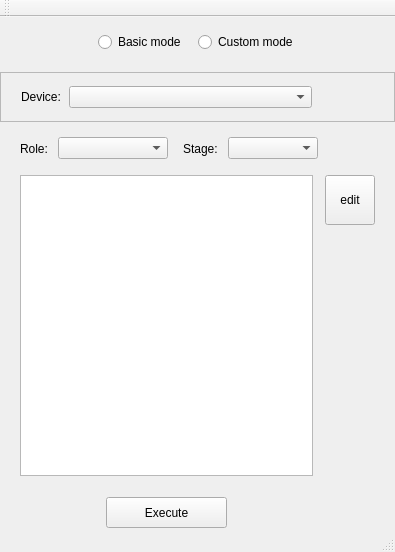
<?xml version="1.0" encoding="UTF-8"?>
<ui version="4.0">
 <class>MainWindow</class>
 <widget class="QMainWindow" name="MainWindow">
  <property name="geometry">
   <rect>
    <x>0</x>
    <y>0</y>
    <width>395</width>
    <height>552</height>
   </rect>
  </property>
  <property name="minimumSize">
   <size>
    <width>395</width>
    <height>552</height>
   </size>
  </property>
  <property name="baseSize">
   <size>
    <width>399</width>
    <height>520</height>
   </size>
  </property>
  <property name="windowTitle">
   <string>SE2</string>
  </property>
  <widget class="QWidget" name="centralWidget">
   <property name="sizePolicy">
    <sizepolicy hsizetype="Expanding" vsizetype="Expanding">
     <horstretch>0</horstretch>
     <verstretch>0</verstretch>
    </sizepolicy>
   </property>
   <layout class="QVBoxLayout" name="centralLayout">
    <property name="spacing">
     <number>0</number>
    </property>
    <property name="margin">
     <number>0</number>
    </property>
    <item>
     <widget class="QWidget" name="modeWidget" native="true">
      <property name="sizePolicy">
       <sizepolicy hsizetype="Expanding" vsizetype="Expanding">
        <horstretch>0</horstretch>
        <verstretch>0</verstretch>
       </sizepolicy>
      </property>
      <layout class="QVBoxLayout" name="modeLayout">
       <property name="spacing">
        <number>4</number>
       </property>
       <property name="margin">
        <number>0</number>
       </property>
       <item>
        <widget class="QWidget" name="modeBarWidget" native="true">
         <property name="sizePolicy">
          <sizepolicy hsizetype="Expanding" vsizetype="Fixed">
           <horstretch>0</horstretch>
           <verstretch>0</verstretch>
          </sizepolicy>
         </property>
         <property name="minimumSize">
          <size>
           <width>0</width>
           <height>51</height>
          </size>
         </property>
         <layout class="QHBoxLayout" name="modeBarLayout">
          <property name="spacing">
           <number>12</number>
          </property>
          <property name="margin">
           <number>0</number>
          </property>
          <item>
           <spacer name="horizontalSpacerModeLeft">
            <property name="orientation">
             <enum>Qt::Horizontal</enum>
            </property>
            <property name="sizeHint" stdset="0">
             <size>
              <width>40</width>
              <height>20</height>
             </size>
            </property>
           </spacer>
          </item>
          <item>
           <widget class="QRadioButton" name="radioBasic">
            <property name="text">
             <string>Basic mode</string>
            </property>
           </widget>
          </item>
          <item>
           <widget class="QRadioButton" name="radioCustom">
            <property name="text">
             <string>Custom mode</string>
            </property>
           </widget>
          </item>
          <item>
           <spacer name="horizontalSpacerModeRight">
            <property name="orientation">
             <enum>Qt::Horizontal</enum>
            </property>
            <property name="sizeHint" stdset="0">
             <size>
              <width>40</width>
              <height>20</height>
             </size>
            </property>
           </spacer>
          </item>
         </layout>
        </widget>
       </item>
       <item>
        <widget class="QStackedWidget" name="stackedWidget">
         <property name="sizePolicy">
          <sizepolicy hsizetype="Expanding" vsizetype="Expanding">
           <horstretch>0</horstretch>
           <verstretch>0</verstretch>
          </sizepolicy>
         </property>
         <property name="minimumSize">
          <size>
           <width>0</width>
           <height>471</height>
          </size>
         </property>
         <property name="currentIndex">
          <number>0</number>
         </property>
         <widget class="QWidget" name="pageBasic">
          <layout class="QVBoxLayout" name="basicLayout">
           <property name="spacing">
            <number>6</number>
           </property>
           <property name="margin">
            <number>0</number>
           </property>
           <item>
            <widget class="QFrame" name="topFrameRandD">
             <property name="sizePolicy">
              <sizepolicy hsizetype="Expanding" vsizetype="Fixed">
               <horstretch>0</horstretch>
               <verstretch>0</verstretch>
              </sizepolicy>
             </property>
             <property name="minimumSize">
              <size>
               <width>0</width>
               <height>50</height>
              </size>
             </property>
             <property name="frameShape">
              <enum>QFrame::StyledPanel</enum>
             </property>
             <property name="frameShadow">
              <enum>QFrame::Raised</enum>
             </property>
             <layout class="QHBoxLayout" name="topLayout">
              <property name="spacing">
               <number>8</number>
              </property>
              <property name="leftMargin">
               <number>20</number>
              </property>
              <property name="topMargin">
               <number>0</number>
              </property>
              <property name="rightMargin">
               <number>82</number>
              </property>
              <property name="bottomMargin">
               <number>0</number>
              </property>
              <item>
               <widget class="QLabel" name="dLabel">
                <property name="text">
                 <string>Device:</string>
                </property>
               </widget>
              </item>
              <item>
               <widget class="QComboBox" name="dComboBox">
                <property name="sizePolicy">
                 <sizepolicy hsizetype="Expanding" vsizetype="Fixed">
                  <horstretch>0</horstretch>
                  <verstretch>0</verstretch>
                 </sizepolicy>
                </property>
                <property name="minimumSize">
                 <size>
                  <width>220</width>
                  <height>0</height>
                 </size>
                </property>
               </widget>
              </item>
             </layout>
            </widget>
           </item>
           <item>
            <widget class="QWidget" name="searchWidget" native="true">
             <property name="sizePolicy">
              <sizepolicy hsizetype="Expanding" vsizetype="Fixed">
               <horstretch>0</horstretch>
               <verstretch>0</verstretch>
              </sizepolicy>
             </property>
             <property name="minimumSize">
              <size>
               <width>0</width>
               <height>41</height>
              </size>
             </property>
             <layout class="QHBoxLayout" name="searchLayout">
              <property name="spacing">
               <number>10</number>
              </property>
              <property name="leftMargin">
               <number>20</number>
              </property>
              <property name="topMargin">
               <number>0</number>
              </property>
              <property name="rightMargin">
               <number>82</number>
              </property>
              <property name="bottomMargin">
               <number>0</number>
              </property>
              <item>
               <widget class="QLabel" name="rLabel">
                <property name="text">
                 <string>Role:</string>
                </property>
               </widget>
              </item>
              <item>
               <widget class="QComboBox" name="rComboBox">
                <property name="sizePolicy">
                 <sizepolicy hsizetype="Expanding" vsizetype="Fixed">
                  <horstretch>0</horstretch>
                  <verstretch>0</verstretch>
                 </sizepolicy>
                </property>
                <property name="minimumSize">
                 <size>
                  <width>110</width>
                  <height>0</height>
                 </size>
                </property>
               </widget>
              </item>
              <item>
               <spacer name="horizontalSpacerBetweenRoleAndStade">
                <property name="orientation">
                 <enum>Qt::Horizontal</enum>
                </property>
                <property name="sizeType">
                 <enum>QSizePolicy::Fixed</enum>
                </property>
                <property name="sizeHint" stdset="0">
                 <size>
                  <width>30</width>
                  <height>20</height>
                 </size>
                </property>
               </spacer>
              </item>
              <item>
               <widget class="QLabel" name="sLabel">
                <property name="text">
                 <string>Stage:</string>
                </property>
               </widget>
              </item>
              <item>
               <widget class="QComboBox" name="sComboBox">
                <property name="sizePolicy">
                 <sizepolicy hsizetype="Expanding" vsizetype="Fixed">
                  <horstretch>0</horstretch>
                  <verstretch>0</verstretch>
                 </sizepolicy>
                </property>
                <property name="minimumSize">
                 <size>
                  <width>90</width>
                  <height>0</height>
                 </size>
                </property>
               </widget>
              </item>
             </layout>
            </widget>
           </item>
           <item>
            <widget class="QWidget" name="contentWidgetBasic" native="true">
             <property name="sizePolicy">
              <sizepolicy hsizetype="Expanding" vsizetype="Expanding">
               <horstretch>0</horstretch>
               <verstretch>0</verstretch>
              </sizepolicy>
             </property>
             <layout class="QHBoxLayout" name="contentLayout">
              <property name="spacing">
               <number>8</number>
              </property>
              <property name="leftMargin">
               <number>20</number>
              </property>
              <property name="topMargin">
               <number>0</number>
              </property>
              <property name="rightMargin">
               <number>20</number>
              </property>
              <property name="bottomMargin">
               <number>0</number>
              </property>
              <item>
               <widget class="QListView" name="listViewBasic">
                <property name="sizePolicy">
                 <sizepolicy hsizetype="Expanding" vsizetype="Expanding">
                  <horstretch>0</horstretch>
                  <verstretch>0</verstretch>
                 </sizepolicy>
                </property>
                <property name="minimumSize">
                 <size>
                  <width>289</width>
                  <height>301</height>
                 </size>
                </property>
               </widget>
              </item>
              <item>
               <widget class="QWidget" name="sideWidgetBasic" native="true">
                <property name="sizePolicy">
                 <sizepolicy hsizetype="Fixed" vsizetype="Expanding">
                  <horstretch>0</horstretch>
                  <verstretch>0</verstretch>
                 </sizepolicy>
                </property>
                <property name="minimumSize">
                 <size>
                  <width>54</width>
                  <height>301</height>
                 </size>
                </property>
                <property name="maximumSize">
                 <size>
                  <width>54</width>
                  <height>16777215</height>
                 </size>
                </property>
                <layout class="QVBoxLayout" name="sideLayout">
                 <property name="spacing">
                  <number>8</number>
                 </property>
                 <property name="leftMargin">
                  <number>4</number>
                 </property>
                 <property name="topMargin">
                  <number>0</number>
                 </property>
                 <property name="rightMargin">
                  <number>0</number>
                 </property>
                 <property name="bottomMargin">
                  <number>0</number>
                 </property>
                 <item>
                  <widget class="QToolButton" name="editButton">
                   <property name="sizePolicy">
                    <sizepolicy hsizetype="Fixed" vsizetype="Fixed">
                     <horstretch>0</horstretch>
                     <verstretch>0</verstretch>
                    </sizepolicy>
                   </property>
                   <property name="minimumSize">
                    <size>
                     <width>50</width>
                     <height>50</height>
                    </size>
                   </property>
                   <property name="maximumSize">
                    <size>
                     <width>50</width>
                     <height>50</height>
                    </size>
                   </property>
                   <property name="text">
                    <string>edit</string>
                   </property>
                  </widget>
                 </item>
                 <item>
                  <spacer name="verticalSpacerSideBasic">
                   <property name="orientation">
                    <enum>Qt::Vertical</enum>
                   </property>
                   <property name="sizeHint" stdset="0">
                    <size>
                     <width>20</width>
                     <height>40</height>
                    </size>
                   </property>
                  </spacer>
                 </item>
                </layout>
               </widget>
              </item>
             </layout>
            </widget>
           </item>
           <item>
            <widget class="QWidget" name="bottomWidgetBasic" native="true">
             <property name="sizePolicy">
              <sizepolicy hsizetype="Expanding" vsizetype="Fixed">
               <horstretch>0</horstretch>
               <verstretch>0</verstretch>
              </sizepolicy>
             </property>
             <property name="minimumSize">
              <size>
               <width>391</width>
               <height>61</height>
              </size>
             </property>
             <layout class="QHBoxLayout" name="bottomLayout">
              <property name="spacing">
               <number>0</number>
              </property>
              <property name="leftMargin">
               <number>20</number>
              </property>
              <property name="topMargin">
               <number>8</number>
              </property>
              <property name="rightMargin">
               <number>82</number>
              </property>
              <property name="bottomMargin">
               <number>8</number>
              </property>
              <item>
               <spacer name="horizontalSpacerBottomBasicLeft">
                <property name="orientation">
                 <enum>Qt::Horizontal</enum>
                </property>
                <property name="sizeHint" stdset="0">
                 <size>
                  <width>40</width>
                  <height>20</height>
                 </size>
                </property>
               </spacer>
              </item>
              <item>
               <widget class="QPushButton" name="pushButton">
                <property name="sizePolicy">
                 <sizepolicy hsizetype="Fixed" vsizetype="Fixed">
                  <horstretch>0</horstretch>
                  <verstretch>0</verstretch>
                 </sizepolicy>
                </property>
                <property name="minimumSize">
                 <size>
                  <width>121</width>
                  <height>31</height>
                 </size>
                </property>
                <property name="maximumSize">
                 <size>
                  <width>121</width>
                  <height>31</height>
                 </size>
                </property>
                <property name="text">
                 <string>Execute</string>
                </property>
               </widget>
              </item>
              <item>
               <spacer name="horizontalSpacerBottomBasicRight">
                <property name="orientation">
                 <enum>Qt::Horizontal</enum>
                </property>
                <property name="sizeHint" stdset="0">
                 <size>
                  <width>40</width>
                  <height>20</height>
                 </size>
                </property>
               </spacer>
              </item>
             </layout>
            </widget>
           </item>
          </layout>
         </widget>
         <widget class="QWidget" name="pageCustom">
          <layout class="QVBoxLayout" name="customLayout">
           <property name="spacing">
            <number>6</number>
           </property>
           <property name="margin">
            <number>0</number>
           </property>
           <item>
            <widget class="QFrame" name="topFrameCategory">
             <property name="sizePolicy">
              <sizepolicy hsizetype="Expanding" vsizetype="Fixed">
               <horstretch>0</horstretch>
               <verstretch>0</verstretch>
              </sizepolicy>
             </property>
             <property name="minimumSize">
              <size>
               <width>0</width>
               <height>50</height>
              </size>
             </property>
             <property name="frameShape">
              <enum>QFrame::StyledPanel</enum>
             </property>
             <property name="frameShadow">
              <enum>QFrame::Raised</enum>
             </property>
             <layout class="QHBoxLayout" name="topLayoutCat">
              <property name="spacing">
               <number>5</number>
              </property>
              <property name="leftMargin">
               <number>20</number>
              </property>
              <property name="topMargin">
               <number>0</number>
              </property>
              <property name="rightMargin">
               <number>100</number>
              </property>
              <property name="bottomMargin">
               <number>0</number>
              </property>
              <item>
               <widget class="QLabel" name="cLabel">
                <property name="text">
                 <string>Category</string>
                </property>
               </widget>
              </item>
              <item>
               <widget class="QComboBox" name="categoryComboBox">
                <property name="sizePolicy">
                 <sizepolicy hsizetype="Expanding" vsizetype="Fixed">
                  <horstretch>0</horstretch>
                  <verstretch>0</verstretch>
                 </sizepolicy>
                </property>
                <property name="minimumSize">
                 <size>
                  <width>200</width>
                  <height>0</height>
                 </size>
                </property>
                <item>
                 <property name="text">
                  <string/>
                 </property>
                </item>
                <item>
                 <property name="text">
                  <string>PLS26</string>
                 </property>
                </item>
               </widget>
              </item>
             </layout>
            </widget>
           </item>
           <item>
            <widget class="QWidget" name="searchWidget_2" native="true">
             <property name="sizePolicy">
              <sizepolicy hsizetype="Expanding" vsizetype="Fixed">
               <horstretch>0</horstretch>
               <verstretch>0</verstretch>
              </sizepolicy>
             </property>
             <property name="minimumSize">
              <size>
               <width>0</width>
               <height>24</height>
              </size>
             </property>
             <layout class="QHBoxLayout" name="searchLayout_2">
              <property name="spacing">
               <number>0</number>
              </property>
              <property name="leftMargin">
               <number>20</number>
              </property>
              <property name="topMargin">
               <number>0</number>
              </property>
              <property name="rightMargin">
               <number>82</number>
              </property>
              <property name="bottomMargin">
               <number>0</number>
              </property>
              <item>
               <widget class="QLineEdit" name="lineEdit">
                <property name="placeholderText">
                 <string>Find script....</string>
                </property>
               </widget>
              </item>
             </layout>
            </widget>
           </item>
           <item>
            <widget class="QWidget" name="contentWidgetCustom" native="true">
             <property name="sizePolicy">
              <sizepolicy hsizetype="Expanding" vsizetype="Expanding">
               <horstretch>0</horstretch>
               <verstretch>0</verstretch>
              </sizepolicy>
             </property>
             <layout class="QHBoxLayout" name="contentLayoutCustom">
              <property name="spacing">
               <number>8</number>
              </property>
              <property name="leftMargin">
               <number>20</number>
              </property>
              <property name="topMargin">
               <number>0</number>
              </property>
              <property name="rightMargin">
               <number>20</number>
              </property>
              <property name="bottomMargin">
               <number>0</number>
              </property>
              <item>
               <widget class="QListView" name="listViewCustom">
                <property name="sizePolicy">
                 <sizepolicy hsizetype="Expanding" vsizetype="Expanding">
                  <horstretch>0</horstretch>
                  <verstretch>0</verstretch>
                 </sizepolicy>
                </property>
                <property name="minimumSize">
                 <size>
                  <width>289</width>
                  <height>301</height>
                 </size>
                </property>
               </widget>
              </item>
              <item>
               <widget class="QWidget" name="sideWidgetCustom" native="true">
                <property name="sizePolicy">
                 <sizepolicy hsizetype="Fixed" vsizetype="Expanding">
                  <horstretch>0</horstretch>
                  <verstretch>0</verstretch>
                 </sizepolicy>
                </property>
                <property name="minimumSize">
                 <size>
                  <width>54</width>
                  <height>301</height>
                 </size>
                </property>
                <property name="maximumSize">
                 <size>
                  <width>54</width>
                  <height>16777215</height>
                 </size>
                </property>
                <layout class="QVBoxLayout" name="sideLayoutCustom">
                 <property name="spacing">
                  <number>8</number>
                 </property>
                 <property name="leftMargin">
                  <number>4</number>
                 </property>
                 <property name="topMargin">
                  <number>0</number>
                 </property>
                 <property name="rightMargin">
                  <number>0</number>
                 </property>
                 <property name="bottomMargin">
                  <number>0</number>
                 </property>
                 <item>
                  <widget class="QToolButton" name="editButton_2">
                   <property name="sizePolicy">
                    <sizepolicy hsizetype="Fixed" vsizetype="Fixed">
                     <horstretch>0</horstretch>
                     <verstretch>0</verstretch>
                    </sizepolicy>
                   </property>
                   <property name="minimumSize">
                    <size>
                     <width>50</width>
                     <height>50</height>
                    </size>
                   </property>
                   <property name="maximumSize">
                    <size>
                     <width>50</width>
                     <height>50</height>
                    </size>
                   </property>
                   <property name="text">
                    <string>edit</string>
                   </property>
                  </widget>
                 </item>
                 <item>
                  <widget class="QToolButton" name="presetButton">
                   <property name="sizePolicy">
                    <sizepolicy hsizetype="Fixed" vsizetype="Fixed">
                     <horstretch>0</horstretch>
                     <verstretch>0</verstretch>
                    </sizepolicy>
                   </property>
                   <property name="minimumSize">
                    <size>
                     <width>50</width>
                     <height>50</height>
                    </size>
                   </property>
                   <property name="maximumSize">
                    <size>
                     <width>50</width>
                     <height>50</height>
                    </size>
                   </property>
                   <property name="text">
                    <string>preset</string>
                   </property>
                  </widget>
                 </item>
                 <item>
                  <spacer name="verticalSpacerSideCustom">
                   <property name="orientation">
                    <enum>Qt::Vertical</enum>
                   </property>
                   <property name="sizeHint" stdset="0">
                    <size>
                     <width>20</width>
                     <height>40</height>
                    </size>
                   </property>
                  </spacer>
                 </item>
                </layout>
               </widget>
              </item>
             </layout>
            </widget>
           </item>
           <item>
            <widget class="QWidget" name="bottomWidgetCustom" native="true">
             <property name="sizePolicy">
              <sizepolicy hsizetype="Expanding" vsizetype="Fixed">
               <horstretch>0</horstretch>
               <verstretch>0</verstretch>
              </sizepolicy>
             </property>
             <property name="minimumSize">
              <size>
               <width>391</width>
               <height>61</height>
              </size>
             </property>
             <layout class="QHBoxLayout" name="bottomLayoutCustom">
              <property name="spacing">
               <number>0</number>
              </property>
              <property name="leftMargin">
               <number>20</number>
              </property>
              <property name="topMargin">
               <number>8</number>
              </property>
              <property name="rightMargin">
               <number>82</number>
              </property>
              <property name="bottomMargin">
               <number>8</number>
              </property>
              <item>
               <spacer name="horizontalSpacerBottomCustomLeft">
                <property name="orientation">
                 <enum>Qt::Horizontal</enum>
                </property>
                <property name="sizeHint" stdset="0">
                 <size>
                  <width>40</width>
                  <height>20</height>
                 </size>
                </property>
               </spacer>
              </item>
              <item>
               <widget class="QPushButton" name="pushButton_2">
                <property name="sizePolicy">
                 <sizepolicy hsizetype="Fixed" vsizetype="Fixed">
                  <horstretch>0</horstretch>
                  <verstretch>0</verstretch>
                 </sizepolicy>
                </property>
                <property name="minimumSize">
                 <size>
                  <width>121</width>
                  <height>31</height>
                 </size>
                </property>
                <property name="maximumSize">
                 <size>
                  <width>121</width>
                  <height>31</height>
                 </size>
                </property>
                <property name="text">
                 <string>Execute</string>
                </property>
               </widget>
              </item>
              <item>
               <spacer name="horizontalSpacerBottomCustomRight">
                <property name="orientation">
                 <enum>Qt::Horizontal</enum>
                </property>
                <property name="sizeHint" stdset="0">
                 <size>
                  <width>40</width>
                  <height>20</height>
                 </size>
                </property>
               </spacer>
              </item>
             </layout>
            </widget>
           </item>
          </layout>
         </widget>
        </widget>
       </item>
      </layout>
     </widget>
    </item>
   </layout>
  </widget>
  <widget class="QToolBar" name="mainToolBar">
   <attribute name="toolBarArea">
    <enum>TopToolBarArea</enum>
   </attribute>
   <attribute name="toolBarBreak">
    <bool>false</bool>
   </attribute>
  </widget>
  <widget class="QStatusBar" name="statusBar"/>
 </widget>
 <layoutdefault spacing="6" margin="11"/>
 <resources/>
 <connections/>
</ui>
